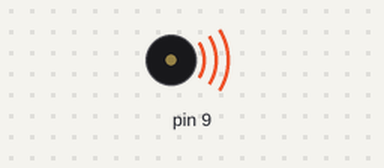
Recording of a sketch running on a simulated Arduino Nano, built with avr-gcc and run on an emulated ATmega328P. On the bench: buzzer (waves = sounding). EEPROM starts erased.

Above: at 0.1 s.
At 1.1 s:
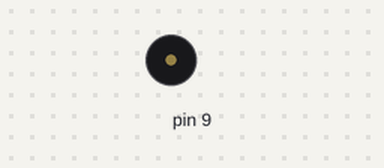
Timing chart, 0 to 2.6 s (numbered marks = the images above):
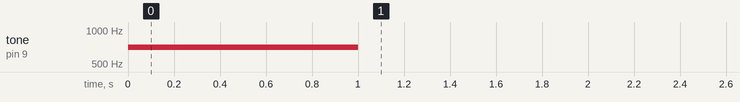

The sketch:

code.ino
```cpp
#include <MIDI.h>
#include <EEPROM.h>

int numberLDRs;
int boundary = 25;
int Low[8];
int LDRs[] = {A0, A1, A2, A3, A4, A5, A6, A7};
int notes[] = {523, 587, 659, 698, 784, 880, 988, 1047};
int lastPlay[] = {};
long flagUnique = 0;
long flagCount = EEPROM.read(0);
long onCount = EEPROM.read(1);
long cycleCount = 0;

MIDI_CREATE_DEFAULT_INSTANCE();

void setup() {
  onCount++;
  numberLDRs = sizeof(LDRs);
  for (int i = 0; i < numberLDRs; i++)
  {
    lastPlay[i] = 0;
  }
  Callibrate();
  Serial.begin(9600);
  tone(9, 700);
  delay(1000);
  noTone(9);
}

void loop() {
  cycleCount++;
  for (int i = 0; i < numberLDRs; i++)
  {
    if (analogRead(LDRs[i]) < Low[i] - boundary)
    {
      Serial.print(i);
      MIDI.sendNoteOn(notes[i], 127, 1);
      tone(9, notes[i]);
      lastPlay[i] = 1;
      delay(100);
    }
    else if (analogRead(LDRs[i]) >= Low[i] - boundary)
    {
      Serial.print("_");
      lastPlay[i] = 0;
    }
  }
  noTone(9);
  Serial.println();
  if (statusCheck())
  {
    flagCount++;
    flagUnique++;
    Callibrate();
  }
  Update(cycleCount, flagCount, onCount);
}

void Callibrate()
{
  Serial.println("*********************Callibrated**********************");
  for (int i = 0; i < numberLDRs; i++)
  {
    pinMode(i, INPUT);
    Low[i] = analogRead(LDRs[i]);
    Serial.print(Low[i]);
    Serial.print("  ");
  }
  Serial.println();
}

boolean statusCheck()
{
  bool flag = 0;
  for (int i = 0; i < numberLDRs; i++)
  {
    if (lastPlay[i] == 1)
    {
      flag = true;
      Serial.println("******************FLAG HIGH*********************");
    }
    else
    {
      flag = false;
    }
  }
  return flag;
}
void Update(long count, long flag, long on)
{
  if (count % 100 == 0)
  {
    EEPROM.write(0, flag);
    EEPROM.write(1, on);
  }
  if (flag / on < flagUnique)
  {
    boundary++;
  }
}
```
